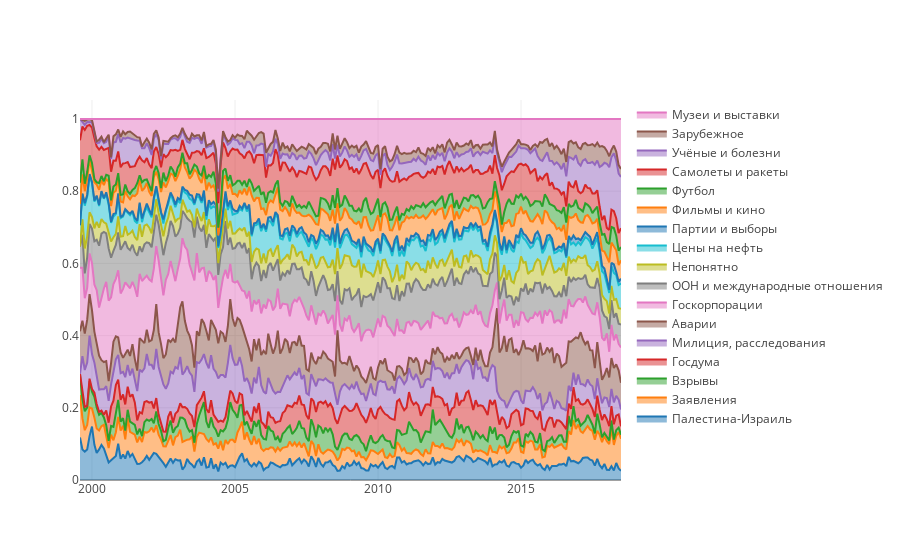

Notebook code for this chart:
### Code cell
layout = go.Layout(
    showlegend=True
)
fig = dict(data=plotly_data, layout=layout)
py.iplot(fig)

### Figure 1 — Plotly figure (JSON) as saved in the notebook; plotly's stock layout.template omitted (floating-point values rounded to 4 significant figures; data arrays with more than 128 entries replaced by an {"elided": "..."} marker saying what was removed)
{"data": [{"mode": "lines", "name": "Палестина-Израиль", "stackgroup": "one", "type": "scatter", "uid": "37546fba-cac0-11e8-8688-309c2384bdbc", "x": {"elided": "228 str values"}, "y": {"elided": "228 float values"}}, {"mode": "lines", "name": "Заявления", "stackgroup": "one", "type": "scatter", "uid": "37546fbb-cac0-11e8-b6c6-309c2384bdbc", "x": {"elided": "228 str values"}, "y": {"elided": "228 float values"}}, {"mode": "lines", "name": "Взрывы", "stackgroup": "one", "type": "scatter", "uid": "37546fbc-cac0-11e8-a2d9-309c2384bdbc", "x": {"elided": "228 str values"}, "y": {"elided": "228 float values"}}, {"mode": "lines", "name": "Госдума", "stackgroup": "one", "type": "scatter", "uid": "37546fbd-cac0-11e8-9db1-309c2384bdbc", "x": {"elided": "228 str values"}, "y": {"elided": "228 float values"}}, {"mode": "lines", "name": "Милиция, расследования", "stackgroup": "one", "type": "scatter", "uid": "37546fbe-cac0-11e8-98d1-309c2384bdbc", "x": {"elided": "228 str values"}, "y": {"elided": "228 float values"}}, {"mode": "lines", "name": "Аварии", "stackgroup": "one", "type": "scatter", "uid": "37546fbf-cac0-11e8-aef4-309c2384bdbc", "x": {"elided": "228 str values"}, "y": {"elided": "228 float values"}}, {"mode": "lines", "name": "Госкорпорации", "stackgroup": "one", "type": "scatter", "uid": "37546fc0-cac0-11e8-a008-309c2384bdbc", "x": {"elided": "228 str values"}, "y": {"elided": "228 float values"}}, {"mode": "lines", "name": "ООН и международные отношения", "stackgroup": "one", "type": "scatter", "uid": "37546fc1-cac0-11e8-9135-309c2384bdbc", "x": {"elided": "228 str values"}, "y": {"elided": "228 float values"}}, {"mode": "lines", "name": "Непонятно", "stackgroup": "one", "type": "scatter", "uid": "37546fc2-cac0-11e8-8cca-309c2384bdbc", "x": {"elided": "228 str values"}, "y": {"elided": "228 float values"}}, {"mode": "lines", "name": "Цены на нефть", "stackgroup": "one", "type": "scatter", "uid": "37546fc3-cac0-11e8-83af-309c2384bdbc", "x": {"elided": "228 str values"}, "y": {"elided": "228 float values"}}, {"mode": "lines", "name": "Партии и выборы", "stackgroup": "one", "type": "scatter", "uid": "37546fc4-cac0-11e8-b5fc-309c2384bdbc", "x": {"elided": "228 str values"}, "y": {"elided": "228 float values"}}, {"mode": "lines", "name": "Фильмы и кино", "stackgroup": "one", "type": "scatter", "uid": "37546fc5-cac0-11e8-946a-309c2384bdbc", "x": {"elided": "228 str values"}, "y": {"elided": "228 float values"}}, {"mode": "lines", "name": "Футбол", "stackgroup": "one", "type": "scatter", "uid": "37546fc6-cac0-11e8-8d58-309c2384bdbc", "x": {"elided": "228 str values"}, "y": {"elided": "228 float values"}}, {"mode": "lines", "name": "Самолеты и ракеты", "stackgroup": "one", "type": "scatter", "uid": "37546fc7-cac0-11e8-8c74-309c2384bdbc", "x": {"elided": "228 str values"}, "y": {"elided": "228 float values"}}, {"mode": "lines", "name": "Учёные и болезни", "stackgroup": "one", "type": "scatter", "uid": "37546fc8-cac0-11e8-86c8-309c2384bdbc", "x": {"elided": "228 str values"}, "y": {"elided": "228 float values"}}, {"mode": "lines", "name": "Зарубежное", "stackgroup": "one", "type": "scatter", "uid": "37546fc9-cac0-11e8-9b56-309c2384bdbc", "x": {"elided": "228 str values"}, "y": {"elided": "228 float values"}}, {"mode": "lines", "name": "Музеи и выставки", "stackgroup": "one", "type": "scatter", "uid": "37546fca-cac0-11e8-87e5-309c2384bdbc", "x": {"elided": "228 str values"}, "y": {"elided": "228 float values"}}], "layout": {"showlegend": true}}
